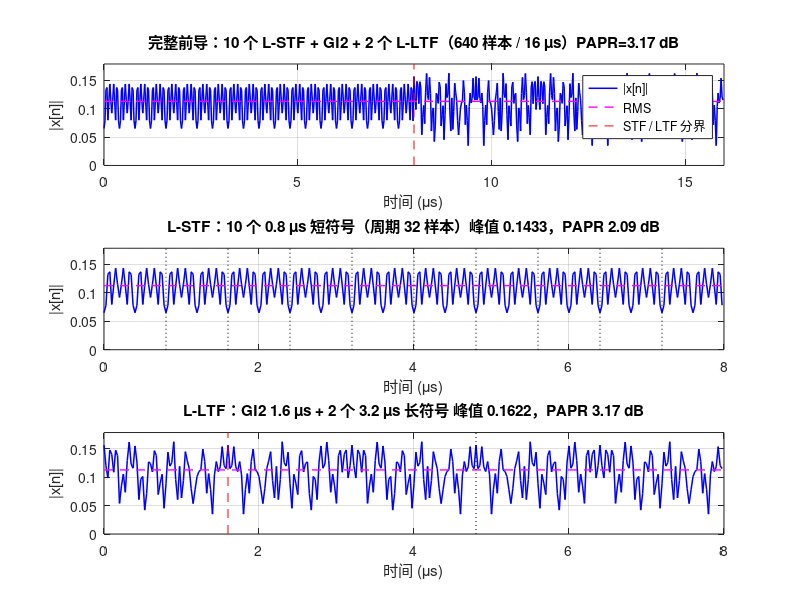
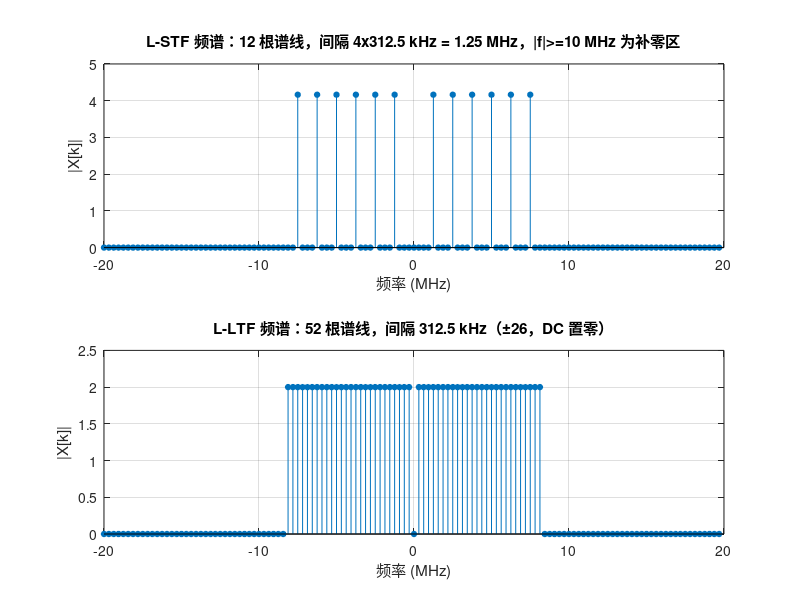

Here is the MATLAB script that generated these plots, in order: (Note: this script raises an error after producing the figures.)
function varargout = tx_preamble(sample_rate_hz, plot_enable)
%tx_preamble  前导序列（L-STF + L-LTF），40 MHz 复基带。
%
%   用法一（接口，供组帧调用）：
%     preamble = tx_preamble(40e6)         生成并绘图，返回波形
%     preamble = tx_preamble(40e6, false)  只生成不绘图
%
%   用法二（独立运行，保留脚本式运行能力）：
%     tx_preamble                         直接运行，等价于原 preambleone_fixed 脚本
%
%   输入：
%     sample_rate_hz - 采样率（Hz，默认 40e6）
%     plot_enable    - true 时按原 preambleone_fixed 的绘图输出（默认 true）
%   输出 preamble_waveform：前导序列复基带波形，1×N 行向量。
%
%   实现依据 preambleone.m / preambleone_fixed.m：64 点频域序列（自然频率
%   顺序）→ 频域中间补零到 128 点 → 128 点 IFFT（×2 补偿 1/N 归一化）→ 时域拼装。
%     短训练序列 STS：10 个短符号，每个 0.8 us（32 samples），共 320 samples；
%     长训练序列 LTF：GI2 1.6 us（64 samples）+ 2 个 3.2 us 长符号（各 128
%                     samples），共 320 samples；
%     前导总长 = STS + LTF = 640 samples（16 us）。

% ---------------- 默认参数（保证可独立运行）----------------
if nargin < 1 || isempty(sample_rate_hz), sample_rate_hz = 40e6; end
if nargin < 2 || isempty(plot_enable),    plot_enable    = true;  end

% ---------------- 采样率契约 ----------------
base_rate = 20e6;                                    % OFDM 数学在 20 MHz
os = round(sample_rate_hz / base_rate);              % 40 MHz -> os = 2
assert(abs(sample_rate_hz - os * base_rate) < 1e-6, ...
    '采样率必须为 20 MHz 的整数倍（本设计为 40 MHz）。');

Nfft = 64;
Nup  = os * Nfft;                                    % 128 @ 40 MHz
Nsh  = 16;                                           % 短训练符号 16 点（20 MHz 域）
Nlt  = 64;                                           % 长训练符号 64 点（20 MHz 域）

% ---------------- STF 频域（64 点，自然频率顺序）----------------
stf_k = [-24 -20 -16 -12 -8 -4 4 8 12 16 20 24];
stf_v = [1+1j, -1-1j, 1+1j, -1-1j, -1-1j, 1+1j, ...
         -1-1j, -1-1j, 1+1j, 1+1j, 1+1j, 1+1j] * sqrt(13/6);   % 修正：正半轴 [-1,-1,1,1,1,1]
stf_f = zeros(1, Nfft);
stf_f(mod(stf_k, Nfft) + 1) = stf_v;

% ---------------- LTF 频域（64 点，自然频率顺序）----------------
ltf_k = -26:26;                                        % 含直流
ltf_v = [ 1,  1, -1, -1,  1,  1, -1,  1, -1,  1,  1,  1,  1,  1,  1, -1, ...
         -1,  1,  1, -1,  1, -1,  1,  1,  1,  1,  0, ...
          1, -1, -1,  1,  1, -1,  1, -1,  1, -1, -1, -1, -1, -1, ...
          1,  1, -1, -1,  1, -1,  1, -1,  1,  1,  1,  1];
ltf_f = zeros(1, Nfft);
ltf_f(mod(ltf_k, Nfft) + 1) = ltf_v;                   % DC 自动为 0

assert(abs(sum(abs(stf_f).^2) - sum(abs(ltf_f).^2)) < 1e-9, ...
       'STF 与 LTF 的频域总功率必须相等（sqrt(13/6) 保证这一点）');

% ---------------- 频域补零上采样（与 DATA 字段一致）----------------
pad = zeros(1, Nup - Nfft);                           % 中间补 64 个零
stf_f = [stf_f(1:Nfft/2), pad, stf_f(Nfft/2+1:end)];
ltf_f = [ltf_f(1:Nfft/2), pad, ltf_f(Nfft/2+1:end)];

stf_t = os * ifft(stf_f, Nup);                        % os 补偿 1/N 缩放
ltf_t = os * ifft(ltf_f, Nup);

% ---------------- 时域拼装 ----------------
stf = repmat(stf_t(1:os*Nsh), 1, 10);                 % 10 x 0.8 us = 320 samples
gi2 = ltf_t(os*Nlt/2 + 1 : os*Nlt);                   % GI2 = 长符号后 64 点
ltf = [gi2, ltf_t, ltf_t];                            % GI2 1.6us + 2 x 3.2us = 320 samples

preamble_waveform = [stf, ltf];
preamble_waveform = preamble_waveform(:).';

% ---------------- 自检 ----------------
expected_len = os * (10*Nsh + 2*Nsh + 2*Nlt);         % 640 @ 40 MHz
assert(numel(preamble_waveform) == expected_len, ...
    sprintf('前导长度应为 %d 点，实际 %d 点', expected_len, numel(preamble_waveform)));
assert(isequal(ltf(1:os*2*Nsh), ltf_t(os*Nlt/2+1:end)), ...
    'GI2 应为长符号的后 64 点');

% ================= 原 preambleone_fixed.m 的绘图（保持不变）================
if plot_enable
    Fs = sample_rate_hz;
    preamble = preamble_waveform;
    G = os;
    rmsv = @(x) sqrt(mean(abs(x).^2));
    papr = @(x) 10*log10(max(abs(x).^2) / mean(abs(x).^2));

    % ---- 5. 校验与指标 ----
    fprintf('总样本 %d（%.2f us）| STF %.2f us + LTF %.2f us\n', ...
            numel(preamble), numel(preamble)/Fs*1e6, numel(stf)/Fs*1e6, numel(ltf)/Fs*1e6);
    fprintf('STF 周期 %d 样本（%.2f us）| 平均功率 %.6f | PAPR %.2f dB\n', ...
            32, 32/Fs*1e6, mean(abs(preamble).^2), papr(preamble));
    fprintf('\n         %8s %8s %9s %9s\n', 'RMS', '峰值', '峰值/RMS', 'PAPR/dB');
    fprintf('STF      %8.4f %8.4f %9.3f %9.2f\n', ...
            rmsv(stf), max(abs(stf)), max(abs(stf))/rmsv(stf), papr(stf));
    fprintf('LTF      %8.4f %8.4f %9.3f %9.2f\n', ...
            rmsv(ltf), max(abs(ltf)), max(abs(ltf))/rmsv(ltf), papr(ltf));
    fprintf('峰值差   %8s %8s %9s %7.2f dB\n', '', '', '', ...
            20*log10(max(abs(ltf))/max(abs(stf))));

    % ---- 6. 时域：整体 / STF / LTF 分开画 ----
    t  = (0:numel(preamble)-1)/Fs*1e6;
    pk = 1.1*max(abs(preamble));

    figure('Color','w','Name','802.11a preamble @ 40 MHz');
    subplot(3,1,1);
    plot(t, abs(preamble), 'b', 'LineWidth', 1.1); hold on;
    plot([0 16], [rmsv(preamble) rmsv(preamble)], 'm--', 'LineWidth', 1);
    plot([8 8], [0 pk], 'r--');
    grid on; xlim([0 16]); ylim([0 pk]);
    xlabel('时间 (\mus)'); ylabel('|x[n]|');
    legend('|x[n]|', 'RMS', 'STF / LTF 分界', 'Location', 'northeast');
    title(sprintf('完整前导：10 个 L-STF + GI2 + 2 个 L-LTF（640 样本 / 16 \\mus）PAPR=%.2f dB', papr(preamble)));

    subplot(3,1,2);
    plot((0:numel(stf)-1)/Fs*1e6, abs(stf), 'b', 'LineWidth', 1.1); hold on;
    plot([0 8], [rmsv(stf) rmsv(stf)], 'm--', 'LineWidth', 1);
    for k = 1:9, plot([0.8 0.8]*k, [0 pk], 'k:'); end
    grid on; xlim([0 8]); ylim([0 pk]);
    xlabel('时间 (\mus)'); ylabel('|x[n]|');
    title(sprintf('L-STF：10 个 0.8 \\mus 短符号（周期 32 样本）峰值 %.4f，PAPR %.2f dB', ...
                  max(abs(stf)), papr(stf)));

    subplot(3,1,3);
    plot((0:numel(ltf)-1)/Fs*1e6, abs(ltf), 'b', 'LineWidth', 1.1); hold on;
    plot([0 8], [rmsv(ltf) rmsv(ltf)], 'm--', 'LineWidth', 1);
    plot([1.6 1.6], [0 pk], 'r--'); plot([4.8 4.8], [0 pk], 'k:');
    grid on; xlim([0 8]); ylim([0 pk]);
    xlabel('时间 (\mus)'); ylabel('|x[n]|');
    title(sprintf('L-LTF：GI2 1.6 \\mus + 2 个 3.2 \\mus 长符号 峰值 %.4f，PAPR %.2f dB', ...
                  max(abs(ltf)), papr(ltf)));

    % ---- 7. 频域：补零后的线谱 ----
    fM = (-Nup/2:Nup/2-1) * (Fs/Nup)/1e6;

    figure('Color','w','Name','802.11a preamble spectrum @ 40 MHz');
    subplot(2,1,1);
    stem(fM, abs(fftshift(fft(stf_t))), 'filled', 'MarkerSize', 4);
    grid on; xlim([-20 20]); xlabel('频率 (MHz)'); ylabel('|X[k]|');
    title('L-STF 频谱：12 根谱线，间隔 4x312.5 kHz = 1.25 MHz，|f|>=10 MHz 为补零区');

    subplot(2,1,2);
    stem(fM, abs(fftshift(fft(ltf_t))), 'filled', 'MarkerSize', 4);
    grid on; xlim([-20 20]); xlabel('频率 (MHz)'); ylabel('|X[k]|');
    title('L-LTF 频谱：52 根谱线，间隔 312.5 kHz（±26，DC 置零）');

    % ---- 8. PSD：前导自身 vs 长随机载荷 ----
    [Pxx, fp] = pwelch(preamble, hann(256,'periodic'), 128, 512, Fs, 'centered');

    rng(0);
    idx_data  = [-26:-22, -20:-8, -6:-1, 1:6, 8:20, 22:26];
    idx_pilot = [-21 -7 7 21];
    nsym = 200;
    nPer = Nup + 32;
    xpay = zeros(1, nsym*nPer);
    for m = 1:nsym
        X = zeros(1, Nfft);
        X(mod(idx_data,  Nfft)+1) = (2*randi([0 1],1,48)-1) + 1j*(2*randi([0 1],1,48)-1);
        X(mod(idx_pilot, Nfft)+1) = [1 1 1 -1] * (1+1j);
        xs = G * ifft([X(1:Nfft/2), zeros(1,Nup-Nfft), X(Nfft/2+1:end)], Nup);
        xpay((m-1)*nPer + (1:nPer)) = [xs(end-31:end), xs];
    end
    [Ppay, fpay] = pwelch(xpay, hann(512,'periodic'), 384, 2048, Fs, 'centered');

    d1 = 10*log10(Pxx); d1 = d1 - max(d1(abs(fp) <= 7.5e6));
    d2 = 10*log10(Ppay); d2 = d2 - max(d2(abs(fpay) <= 7.5e6));
    b1 = abs(fp)   <= 7.5e6;
    b2 = abs(fpay) <= 7.5e6;
    fprintf('\n前导 PSD 带内起伏：std %.2f dB，峰谷 %.1f dB\n', std(d1(b1)), max(d1(b1))-min(d1(b1)));
    fprintf('随机载荷 PSD 带内起伏：std %.2f dB，峰谷 %.1f dB\n', std(d2(b2)), max(d2(b2))-min(d2(b2)));

    figure('Color','w','Name','PSD: preamble vs random payload');
    subplot(2,1,1);
    plot(fp/1e6, d1, 'k'); grid on; xlim([-20 20]); ylim([-45 5]);
    xlabel('频率 (MHz)'); ylabel('归一化 PSD (dB)');
    title(sprintf('16 \\mus 前导的 PSD：4 段 Welch，带内 std %.1f dB（1.25 MHz 周期的梳齿状起伏）', std(d1(b1))));

    subplot(2,1,2);
    plot(fpay/1e6, d2, 'b'); grid on; xlim([-20 20]); ylim([-45 5]);
    xlabel('频率 (MHz)'); ylabel('归一化 PSD (dB)');
    title(sprintf('200 个随机 OFDM 符号的 PSD：带内 std %.1f dB（这才是"平顶"）', std(d2(b2))));
end

% ---------------- 输出 ----------------
if nargout >= 1
    varargout{1} = preamble_waveform;
end
end
